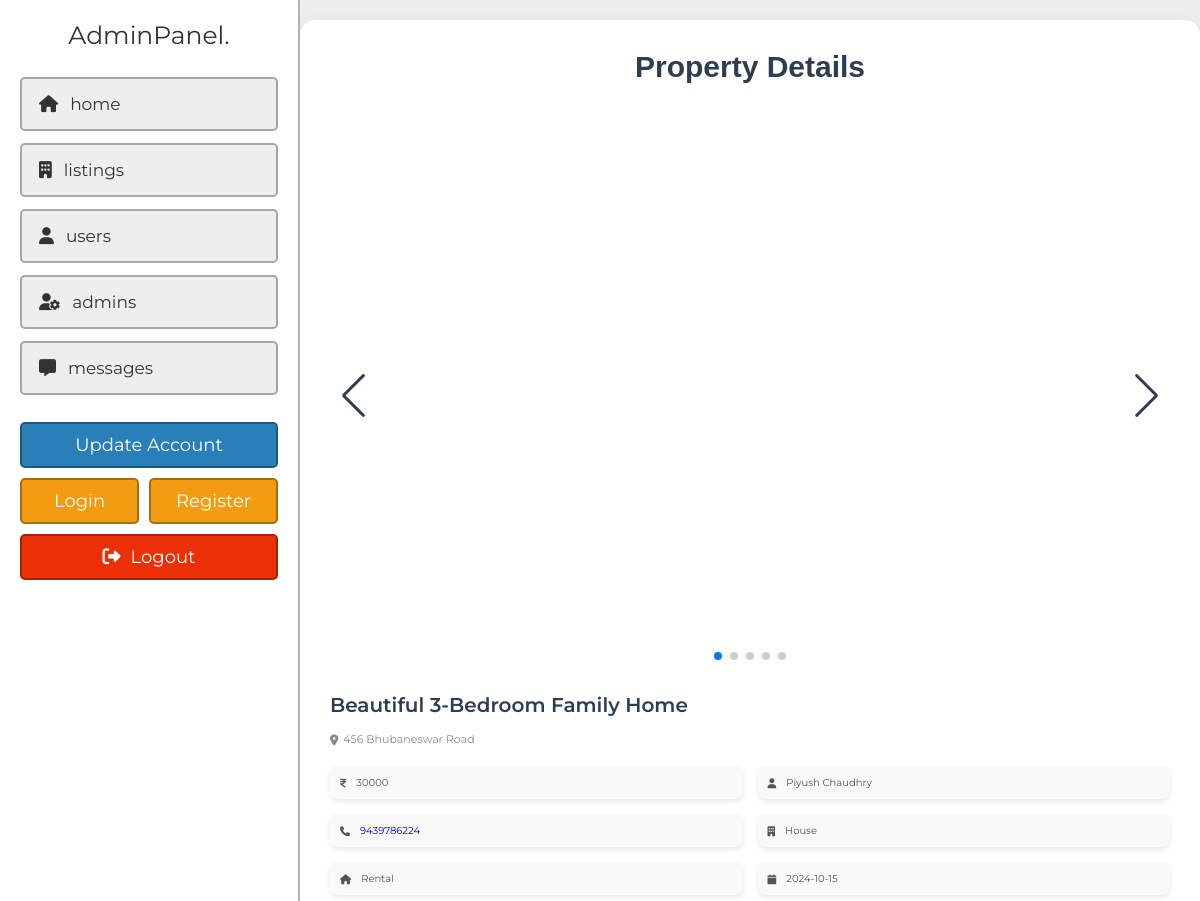
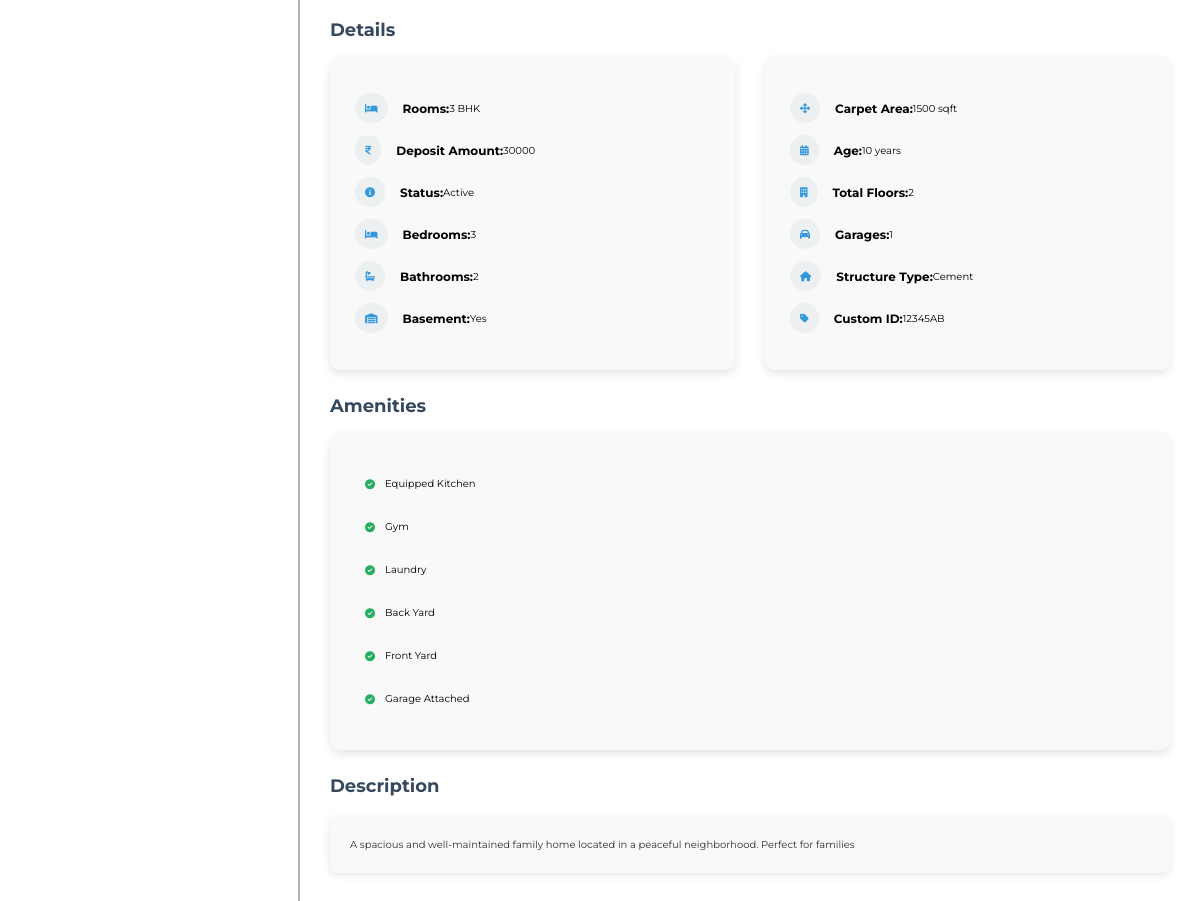
The app's page /admin/view_property.php?get_id=goGzJa8uW8zonjFHJDry (signed in) with its own data (2 pictures, top to bottom).
### tables this page shows
CREATE TABLE `property` (
  `id` varchar(20) NOT NULL,
  `user_id` varchar(20) NOT NULL,
  `title` varchar(50) NOT NULL,
  `description` varchar(100) NOT NULL,
  `price` varchar(10) NOT NULL,
  `price_label` varchar(10) NOT NULL,
  `property_type` varchar(10) NOT NULL,
  `offer` varchar(50) NOT NULL,
  `status` varchar(50) NOT NULL,
  `image_01` varchar(50) NOT NULL,
  `image_02` varchar(50) NOT NULL,
  `image_03` varchar(50) NOT NULL,
  `image_04` varchar(50) NOT NULL,
  `image_05` varchar(50) NOT NULL,
  `address` varchar(100) NOT NULL,
  `country` varchar(50) NOT NULL,
  `state` varchar(50) NOT NULL,
  `city` varchar(50) NOT NULL,
  `zip` varchar(10) NOT NULL,
  `size` varchar(10) NOT NULL,
  `lot_size` varchar(10) NOT NULL,
  `rooms` varchar(2) NOT NULL,
  `bedrooms` varchar(2) NOT NULL,
  `bathrooms` varchar(2) NOT NULL,
  `custom_id` varchar(50) NOT NULL,
  `garages` varchar(10) NOT NULL,
  `house_age` varchar(30) NOT NULL,
  `garage_size` varchar(30) NOT NULL,
  `date_listed` date NOT NULL,
  `basement` varchar(10) NOT NULL,
  `bhk` varchar(10) NOT NULL,
  `structure_type` varchar(50) NOT NULL,
  `floors` varchar(10) NOT NULL,
  `amenities` longtext NOT NULL CHECK (json_valid(`amenities`)),
  `video_url` varchar(50) DEFAULT NULL,
  `equipped_kitchen` varchar(3) NOT NULL DEFAULT 'no',
  `gym` varchar(3) NOT NULL DEFAULT 'no',
  `laundry` varchar(3) NOT NULL DEFAULT 'no',
  `media_room` varchar(3) NOT NULL DEFAULT 'no',
  `backyard` varchar(3) NOT NULL DEFAULT 'no',
  `basket_ball_court` varchar(3) NOT NULL DEFAULT 'no',
  `front_yard` varchar(3) NOT NULL DEFAULT 'no',
  `garage_attached` varchar(3) NOT NULL DEFAULT 'no',
  `hot_bath` varchar(3) NOT NULL DEFAULT 'no',
  `pool` varchar(3) NOT NULL DEFAULT 'no'
);

CREATE TABLE `users` (
  `id` varchar(20) NOT NULL,
  `name` varchar(50) NOT NULL,
  `number` varchar(10) NOT NULL,
  `email` varchar(50) NOT NULL,
  `address` varchar(100) NOT NULL,
  `password` varchar(50) NOT NULL,
  `profile_image` varchar(255) DEFAULT NULL
);

### admin/view_property.php (the view, shortened to what this page needs)
<?php
include '../backend/connect.php';
if(isset($_GET['get_id'])){
   $get_id = $_GET['get_id'];
}else{
   $get_id = '';
   header('location:dashboard.php');
}
?>
<!DOCTYPE html>
<html lang="en">
<head>
   <link rel="stylesheet" href="https://cdn.jsdelivr.net/npm/swiper@8/swiper-bundle.min.css" />
   <link rel="stylesheet" href="https://cdnjs.cloudflare.com/ajax/libs/font-awesome/6.2.0/css/all.min.css">
   <link rel="stylesheet" href="../assets/css/admin_style.css">
</head>
<body>
<?php include '../components/admin_header.php'; ?>
    <section class="view-property">
        <h1 class="heading">property details</h1>
        <?php
            $select_properties = $conn->prepare("SELECT * FROM `property` WHERE id = ? ORDER BY date_listed DESC LIMIT 1");
            $select_properties->execute([$get_id]);
            if($select_properties->rowCount() > 0){
                while($fetch_property = $select_properties->fetch(PDO::FETCH_ASSOC)){
                $select_user = $conn->prepare("SELECT * FROM `users` WHERE id = ?");
                $select_user->execute([$fetch_property['user_id']]);
                $fetch_user = $select_user->fetch(PDO::FETCH_ASSOC);
        ?>
        <div class="details">
            <div class="swiper images-container">
                <div class="swiper-pagination"></div>
                <div class="swiper-button-next"></div>
                <div class="swiper-button-prev"></div>
            </div>
            <h3 class="name"><?= $fetch_property['title']; ?></h3>
            <p class="location"><i class="fas fa-map-marker-alt"></i><span><?= $fetch_property['address']; ?></span></p>
            <div class="info">
                <p><i class="fas fa-indian-rupee-sign"></i><span><?= $fetch_property['price']; ?></span></p>
                <p><i class="fas fa-user"></i><span><?= $fetch_user['name']; ?></span></p>
                <p><i class="fas fa-phone"></i><a href="tel:1234567890"><?= $fetch_user['number']; ?></a></p>
                <p><i class="fas fa-building"></i><span><?= $fetch_property['property_type']; ?></span></p>
                <p><i class="fas fa-house"></i><span><?= $fetch_property['offer']; ?></span></p>
                <p><i class="fas fa-calendar"></i><span><?= $fetch_property['date_listed']; ?></span></p>
            </div>
            <h3 class="title">Details</h3>
                <div class="flex">
                    <div class="box">
                        <p><i class="fas fa-bed"></i><span class="detail-label">Rooms:</span><span><?= $fetch_property['bhk']; ?> BHK</span></p>
                        <p><i class="fas fa-indian-rupee-sign"></i><span class="detail-label">Deposit Amount:</span><span><?= $fetch_property['price']; ?></span></p>
                        <p><i class="fas fa-info-circle"></i><span class="detail-label">Status:</span><span><?= $fetch_property['status']; ?></span></p>
                        <p><i class="fas fa-bed"></i><span class="detail-label">Bedrooms:</span><span><?= $fetch_property['bedrooms']; ?></span></p>
                        <p><i class="fas fa-bath"></i><span class="detail-label">Bathrooms:</span><span><?= $fetch_property['bathrooms']; ?></span></p>
                        <p><i class="fas fa-warehouse"></i><span class="detail-label">Basement:</span><span><?= $fetch_property['basement']; ?></span></p>
                    </div>
                    <div class="box">
                        <p><i class="fas fa-arrows-alt"></i><span class="detail-label">Carpet Area:</span><span><?= $fetch_property['size']; ?> sqft</span></p>
                        <p><i class="fas fa-calendar-alt"></i><span class="detail-label">Age:</span><span><?= $fetch_property['house_age']; ?> years</span></p>
                        <p><i class="fas fa-building"></i><span class="detail-label">Total Floors:</span><span><?= $fetch_property['floors']; ?></span></p>
                        <p><i class="fas fa-car"></i><span class="detail-label">Garages:</span><span><?= $fetch_property['garages']; ?></span></p>
                        <p><i class="fas fa-home"></i><span class="detail-label">Structure Type:</span><span><?= $fetch_property['structure_type']; ?></span></p>
                        <p><i class="fas fa-tag"></i><span class="detail-label">Custom ID:</span><span><?= $fetch_property['custom_id']; ?></span></p>
                    </div>
                </div>
                <h3 class="title">Amenities</h3>
                <div class="flex">
                    <div class="box">
                        <ul class="amenities-list">
                            <?php
                                $amenities = json_decode($fetch_property['amenities'], true);
                                if (!empty($amenities)) {
                                    foreach ($amenities as $amenity) {
                                        echo '<li><i class="fas fa-check-circle"></i>' . htmlspecialchars($amenity) . '</li>';
                                    }
                                } else {
                                    echo '<li>No amenities available</li>';
                                }
                            ?>
                        </ul>
                    </div>
                </div>
            </div>
            <h3 class="title">Description</h3>
            <p class="description"><?= nl2br(htmlspecialchars($fetch_property['description'])); ?></p>
        <?php
            }
        }else{
            echo '<p class="empty">property not found! <a href="listing.php" style="margin-top:1.5rem;" class="btn">add new</a></p>';
        }
        ?>
</section>
</body>
</html>

### assets/css/admin_style.css (style rules this page uses)
:root { --main-color:#2980b9; --orange:#f39c12; --red:#eb2f06; --light-color:#666; --light-bg:#eee; --white:#fff; --black:#333; --box-shadow:0 .5rem 1rem rgba(0,0,0,0.1); --border:.2rem solid rgba(0,0,0,.3); }
* { font-family: 'Montserrat', sans-serif; margin: 0; padding: 0; box-sizing: border-box; outline: none; border: none; text-decoration: none; }
html { font-size: 62.5%; overflow-x: hidden; scroll-behavior: smooth; scroll-padding-top: 5rem; }
body { background-color: var(--light-bg); padding-left: 30rem; }
section { padding: 3rem 2rem; max-width: 1200px; margin: 0 auto; }
.heading { margin-bottom: 2rem; text-align: center; text-transform: capitalize; color: var(--black); font-size: 3rem; }
.view-property { max-width: 1200px; margin: 20px auto; padding: 30px; background: #ffffff; border-radius: 15px; box-shadow: 0 10px 30px rgba(0, 0, 0, 0.1); }
.view-property .heading { text-align: center; font-size: 3rem; color: #2c3e50; margin-bottom: 30px; font-family: 'Arial', sans-serif; }
.images-container { position: relative; overflow: hidden; border-radius: 15px; }
.swiper-pagination { bottom: 15px !important; }
.swiper-button-next, .swiper-button-prev { color: #2c3e50; }
.view-property .name { font-size: 2rem; font-weight: 600; color: #2c3e50; margin: 15px 0; }
.view-property .location { display: flex; align-items: center; color: #7f8c8d; font-size: 1.1rem; }
.view-property .location i { margin-right: 5px; }
.view-property .info { margin: 20px 0; display: grid; grid-template-columns: repeat(2, 1fr); gap: 15px; }
.view-property .info p { background-color: #f9f9f9; padding: 10px; border-radius: 8px; display: flex; align-items: center; color: #555; box-shadow: 0 2px 5px rgba(0, 0, 0, 0.1); }
.view-property .info p i { color: var(--orange-soda); margin-right: 10px; }
.view-property .title { font-size: 1.8rem; color: #34495e; margin: 25px 0 15px; }
.view-property .flex { display: flex; justify-content: space-between; gap: 30px; }
.view-property .box { flex: 1; background-color: #f9f9f9; padding: 25px; border-radius: 10px; box-shadow: 0 4px 10px rgba(0, 0, 0, 0.1); }
.view-property .box p { margin: 12px 0; display: flex; align-items: center; font-size: 1rem; }
.view-property .box p i { margin-right: 15px; color: #3498db; background-color: #ecf0f1; border-radius: 50%; padding: 10px; transition: background-color 0.3s, transform 0.3s; }
.view-property .detail-label { color: var(--orange-soda); font-size: 1.2rem; font-weight: bold; }
.view-property .amenities-list { list-style: none; padding: 0; margin: 0; }
.view-property .amenities-list li { display: flex; align-items: center; margin: 10px 0; padding: 10px; background-color: #f9f9f9; border-radius: 8px; transition: background-color 0.3s; }
.view-property .amenities-list li i { margin-right: 10px; color: #27ae60; transition: transform 0.3s; }
.view-property .description { background-color: #f9f9f9; padding: 20px; border-radius: 8px; box-shadow: 0 2px 10px rgba(0, 0, 0, 0.1); line-height: 1.6; color: #333; margin: 20px 0; font-size: 1rem; }

### records on screen
property: title "Beautiful 3-Bedroom Family Home", address "456 Bhubaneswar Road", price "30000", user.name "Piyush Chaudhry", user.number "9439786224", property_type "House", offer "Rental", date_listed "2024-10-15", bhk "3", status "Active", bedrooms "3", bathrooms "2", basement "Yes", size "1500", house_age "10", floors "2", garages "1", structure_type "Cement", custom "12345AB", amenities "Equipped Kitchen", amenities "Gym", amenities "Laundry", amenities "Back Yard", amenities "Front Yard", amenities "Garage Attached", description "A spacious and well-maintained family home located in a peaceful neighborhood. Perfect for families"
